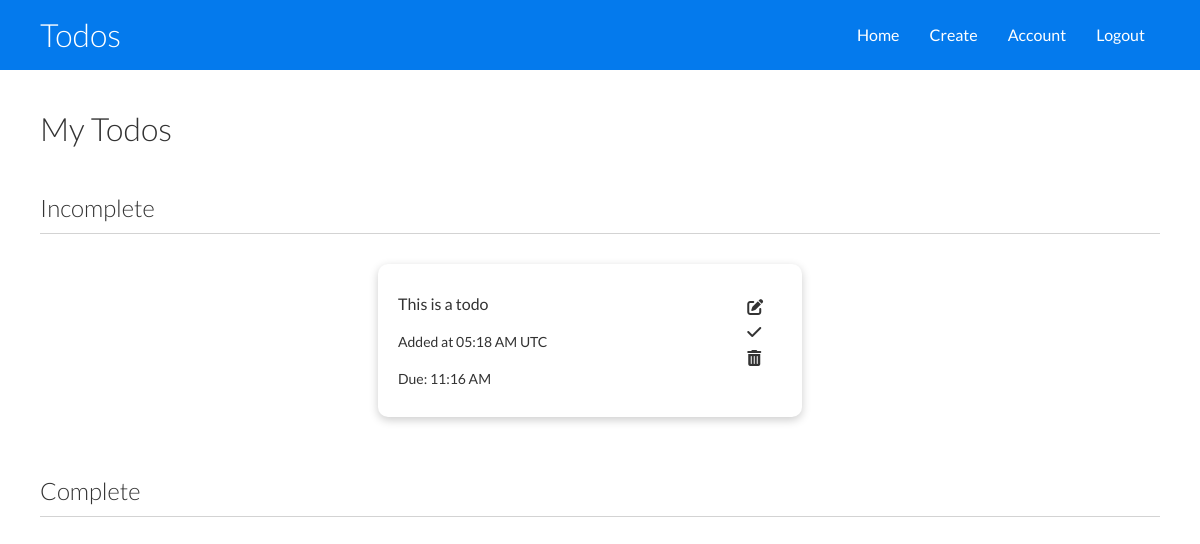
Page /dashboard (signed in) on the earlier database version.
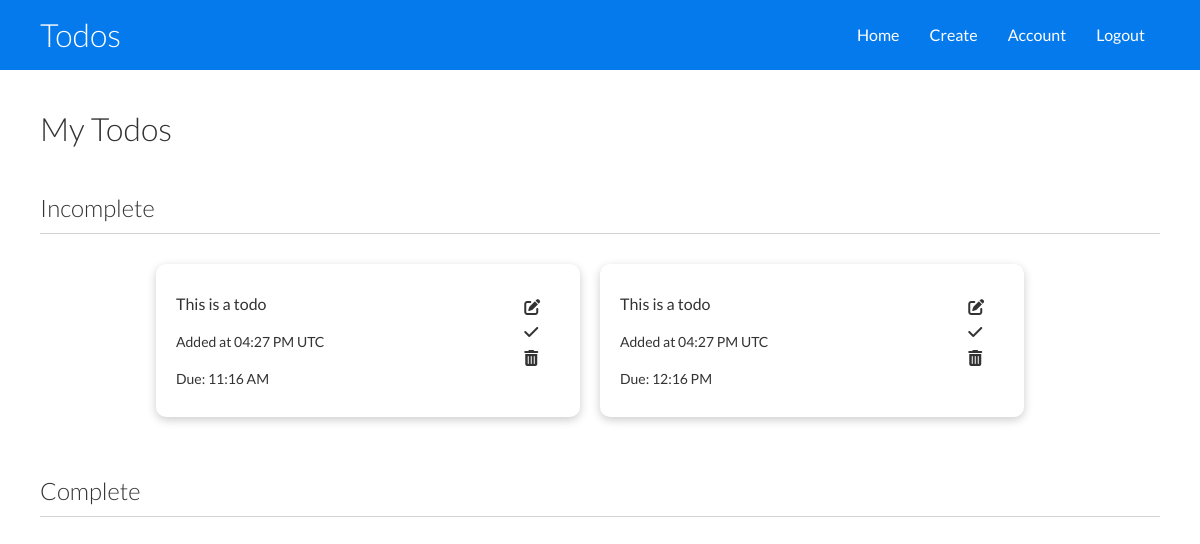
Same page on the later database version.
### app.py (models this page shows)
class Todo(db.Model):
    id = db.Column(db.Integer, primary_key=True)
    todo = db.Column(db.String(130), nullable=False)
    complete = db.Column(db.Boolean)
    due_date = db.Column(db.DateTime)
    todo_time = db.Column(db.DateTime, nullable=False, default=datetime.datetime.utcnow())
    user_id = db.Column(db.Integer, db.ForeignKey('user.id'), nullable=False)

### app.py (the view)
@app.route('/dashboard', methods=['GET', 'POST'])
@login_required
def dashboard():
    incomplete_todos = Todo.query.filter_by(writer=current_user, complete=False).all()
    complete_todos = Todo.query.filter_by(writer=current_user, complete=True).all()
    return render_template('dashboard.html', incomplete_todos=incomplete_todos, complete_todos=complete_todos)

### app.py (called while the page is built)
@login_manager.user_loader
def load_user(user_id):
    return User.query.get(int(user_id))

@app.before_request
def make_session_permanent():
    session.permanent = True

### templates/dashboard.html (shortened to what this page needs)
<!DOCTYPE html>
<html lang="en">
<head>
	<link rel='stylesheet' href="{{ url_for('static', filename='dashboard.css')}}">
</head>
<body>
	<div class='navbar'>
		<div class="container flex">
			<h1 class='logo'>Todos</h1>
			<nav>
				<ul>
					<li><a href='/dashboard'>Home</a></li>
					<li><a href="/new-todo">Create</a></li>
					<li><a href="/my-account">Account</a></li>
					<li><a href='/logout'>Logout</a></li>
				</ul>
			</nav>
		</div>
	</div>
	<div class='todos'>
		<div class='container'>
			<h1>My Todos</h1><br>
			<div class='incomplete-todos'>
				<h2>Incomplete</h2>
				<hr>
				<div class='all-todos'>
					{% for todo in incomplete_todos %}
						<div class='todo card'>
							<div class='todo-info'>
								<p>{{todo.todo}}</p>
								<p class='added-time'>Added at {{todo.todo_time.strftime('%I:%M %p')}} UTC</p>
								<p class='due-date'>Due: {{ todo.due_date.strftime("%I:%M %p") }}</p>
							</div><br>
							<div class='icons'>
								<a class='edit' href="{{ url_for('edit_todo', todo_id=todo.id)}}"><i class="fas fa-edit"></i></a>
								<a class='complete' href="{{ url_for('complete_todo', todo_id=todo.id)}}"><i class="fas fa-check"></i></a>
								<a class='delete' href="{{ url_for('delete_todo', todo_id=todo.id)}}"><i class="fas fa-trash-alt"></i></a>
							</div>
						</div>
					{% endfor %}
				</div>
			</div>
		</div>
		<div class='container'>
			<div class='complete-todos'>
				<h2>Complete</h2>
				<hr>
			</div>
		</div>
	</div>
</body>
</html>

### static/dashboard.css (style rules this page uses)
:root { --primary-color: #047aed; }
* { box-sizing: border-box; padding: 0; margin: 0; scroll-behavior: smooth; }
body { font-family: 'Lato', sans-serif; color: #333; line-height: 1.6; }
ul { list-style-type: none; }
a { text-decoration: none; color: #333; }
h1, h2 { font-weight: 300; line-height: 1.2; margin: 10px 0; }
p { margin: 10px 0; }
hr { height: 1px; border: 0; background-color: lightgray; margin-top: 10px; margin-bottom: 30px; }
.navbar { background-color: var(--primary-color); color: #fff; height: 70px; }
.navbar ul { display: flex; }
.navbar a { color: #fff; padding: 10px; margin: 0 5px; }
.navbar .flex { justify-content: space-between; }
.todos .container { margin-top: 30px; }
.all-todos { display: flex; flex-wrap: wrap; justify-content: center; align-self: center; }
.icons { display: flex; flex-direction: column; }
.todo-info { display: flex; flex-direction: column; line-height: normal; }
.todo-info > .added-time { font-size: 14px; }
.todo-info > .due-date { font-size: 14px; }
.todo .complete { margin-left: 200px; }
.todo .delete { margin-left: 200px; }
.todo .edit { margin-top: 10px; margin-left: 200px; }
.container { max-width: 1200px; margin: 0 auto; overflow: auto; padding: 0 40px; }
.card { background-color: #fff; color: #333; border-radius: 10px; box-shadow: 0 3px 10px rgba(0,0,0, 0.2); padding: 20px; margin-bottom: 20px; display: flex; width: 424px; margin-right: 20px; }
.flex { display: flex; justify-content: space-center; align-items: center; height: 100%; }

Differences in the rows shown:
changed Todo "11:16 AM": todo_time "05:18 AM" → "04:27 PM"
added Todo: todo "This is a todo", todo_time "04:27 PM", due_date "12:16 PM"
